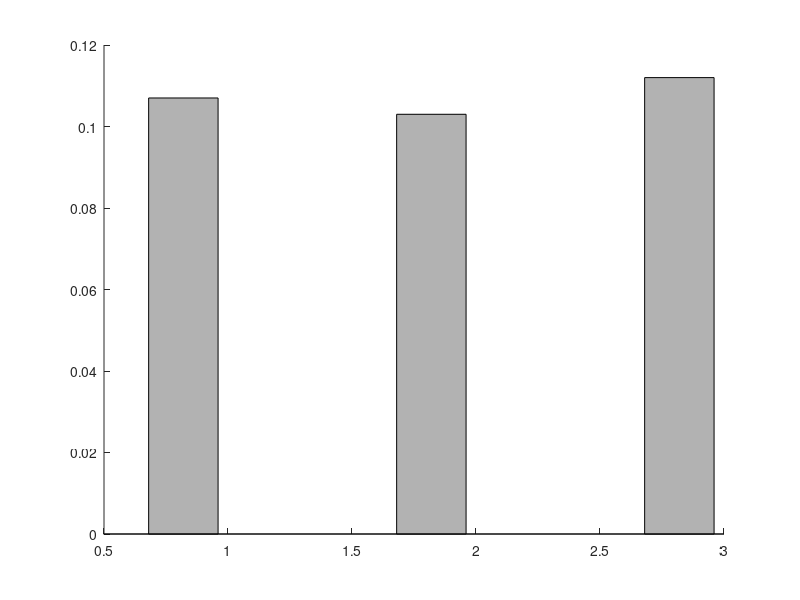

The MATLAB source for this figure: (Note: this script raises an error after producing the figure.)
clear, clc
% Codes for plotting line chart
% Author : Yu-Cheng Lin 2021. 08. 06

%%%%%%%%%%%%%%%%%%%%%%%%%%%%%%%%%%%%%%%%%%%%%
% 1. Some of the line must be modified to 
%    arrow in Visio
%%%%%%%%%%%%%%%%%%%%%%%%%%%%%%%%%%%%%%%%%%%%%

%%%%%%%%%%%%%%%% modify here %%%%%%%%%%%%%%%%
%% Example 1
values = [2028305.3/2  2028305.3  (2028305.3-376417-583269+479843+169565)/1.184*2 ];
xticks = {'16-QAM ', 'Impl. ', '4-QAM'};
add_spacing = 1;
line_on = true;
%% Example 2
values = [0.107 0.214 ; 0.103 0.411 ; 0.112 0.335];
xticks = {'None', '2x Unfold', '4x Unfold'};
add_spacing = 0;
line_on = false;
%%%%%%%%%%%%%%%%%%%%%%%%%%%%%%%%%%%%%%%%%%%%%

%%%%% Do not modify the following codes %%%%%
bar_width = 0.5;
if add_spacing == 1
    values = [values ; zeros(1, length(values)) ]; 
    values = values(1:end-1);
    xticks_interleave = {};
    for i_ticks = 1 : length(xticks) xticks_interleave{2*i_ticks-1} = xticks{i_ticks}; xticks_interleave{2*i_ticks} = ""; end
    xticks = xticks_interleave;
end
figure;
bar(values, 'FaceColor', [0.7 0.7 0.7],'FaceAlpha',0.6,'BarWidth', bar_width, 'LineWidth',3);
hold on;
% set(gca,'yticklabel', yticks)
set(gca, 'XTickLabel', get(gca,'XTickLabel'), 'fontweight', 'bold', 'FontSize', 14,'LineWidth', 3)
set(gca,'XTickLabel', xticks)
yl = ylim; xl = xlim;
if line_on
    for ii = 1 : (1+add_spacing) : (length(values)-1-add_spacing)
        plot([ii+bar_width/2 ii+add_spacing+1-bar_width/2], [values(ii) values(ii+1+add_spacing)], 'Color', [1 1 1]*0, 'LineWidth',3);
    end
end
box off
%%%%%%%%%%%%%%%%%%%%%%%%%%%%%%%%%%%%%%%%%%%%%
saveas(gcf, 'vbar_plot.jpg')
